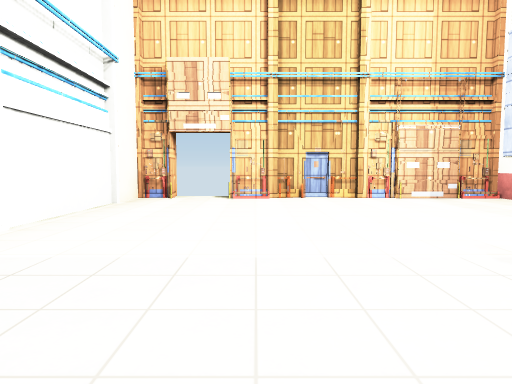
[1] (above)

19 first-person views from a walk through a 3-D level made in the Unity game engine. The camera is 1.3 m above the floor, tilts 4° down and sees 75° across. The floor is counted in squares, 2 m on a side. Each view is taken from the middle of a square. On the plan, view 1 faces up. The plan holds only what a view shows up to about 10 squares ahead; the rest is blank. Door leaves are left out, so doorways stand open. Some surface patterns are stand-ins.

[2]
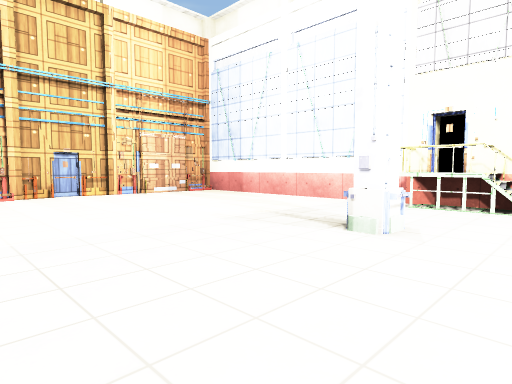

[3]
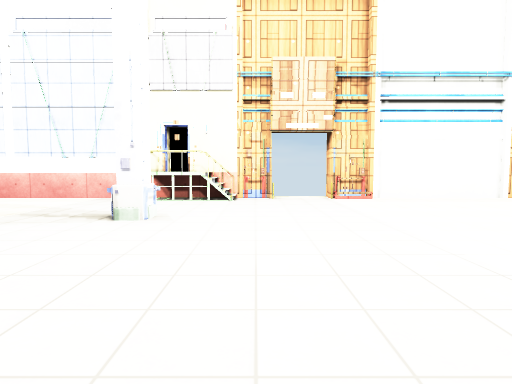

[4]
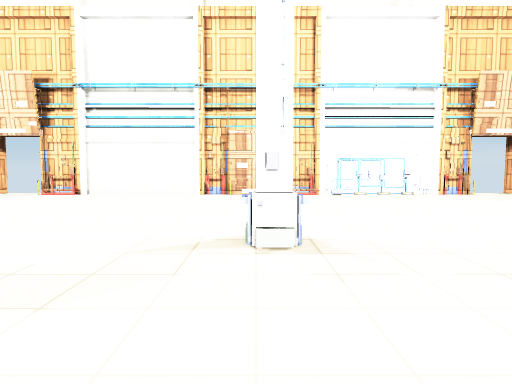

[5]
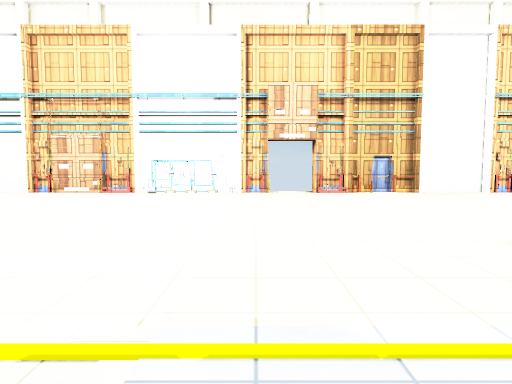

[6]
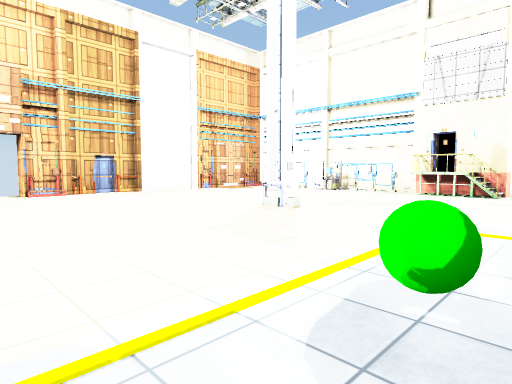

[7]
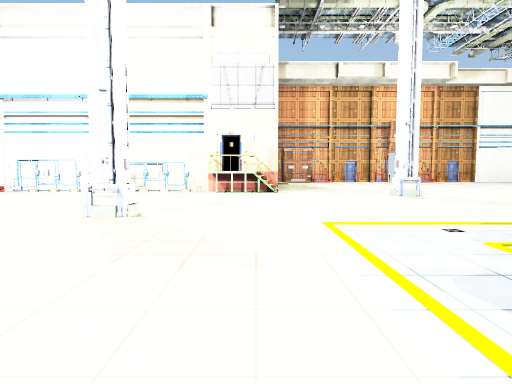

[8]
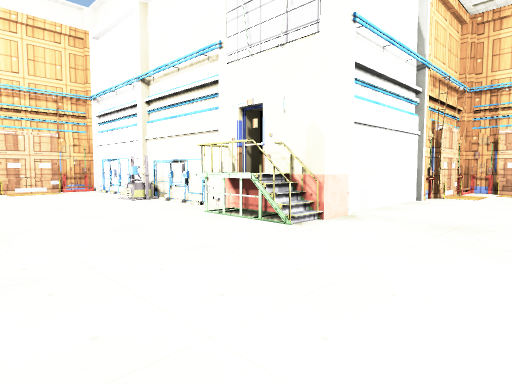

[9]
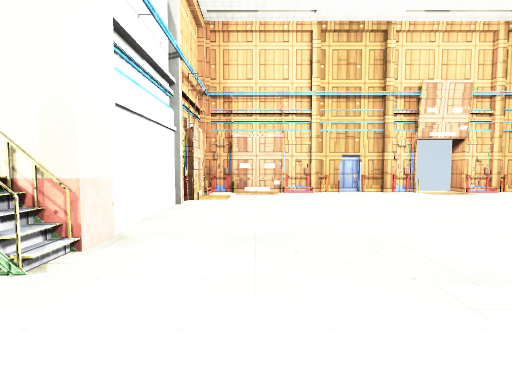

[10]
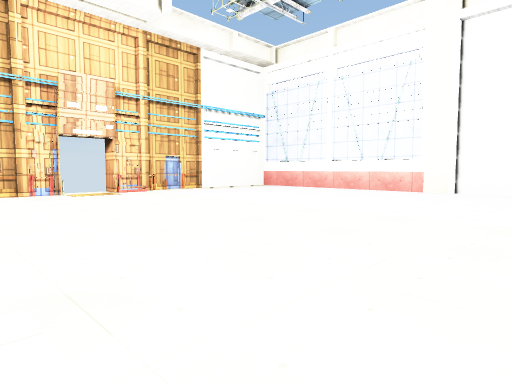

[11]
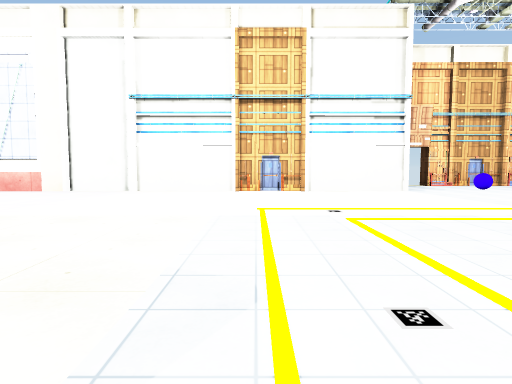

[12]
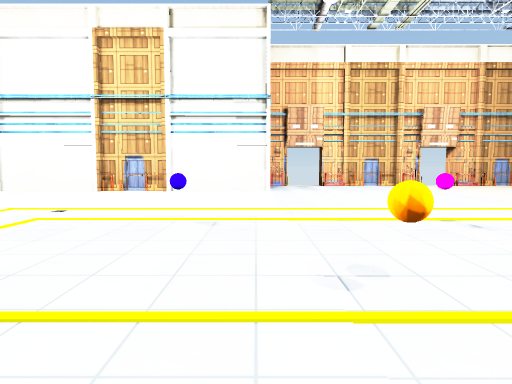

[13]
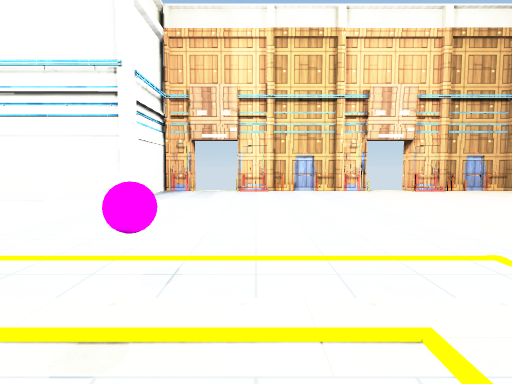

[14]
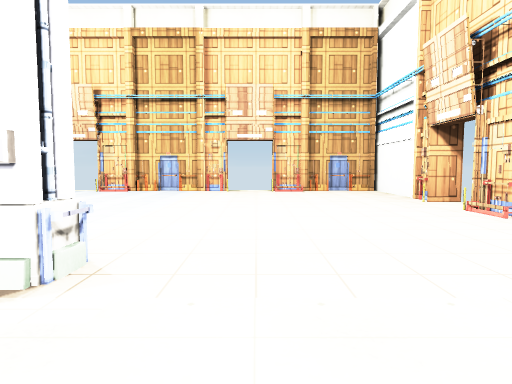

[15]
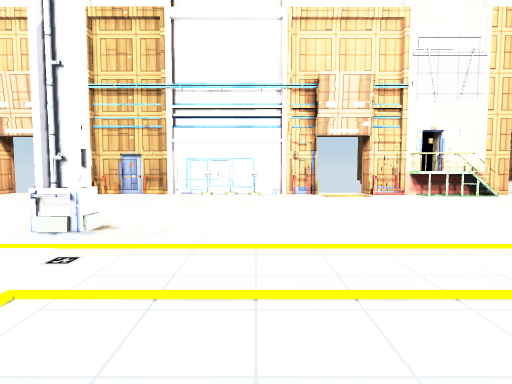

[16]
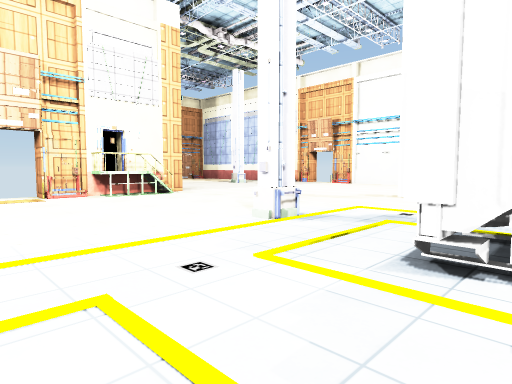

[17]
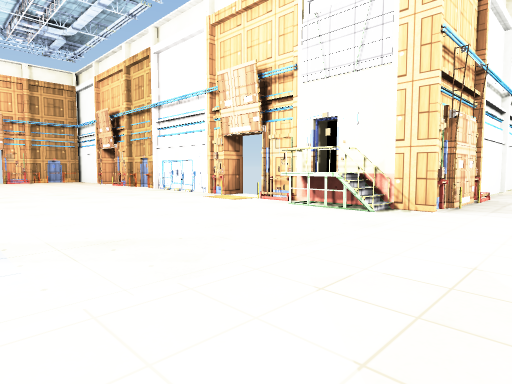

[18]
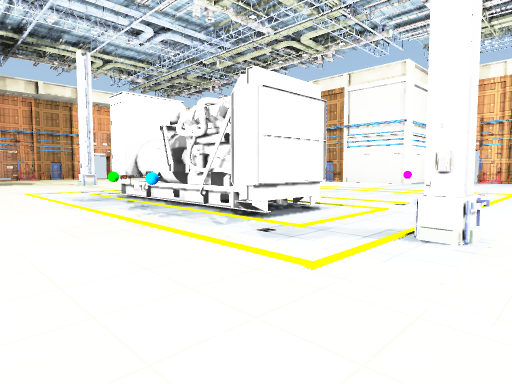

[19]
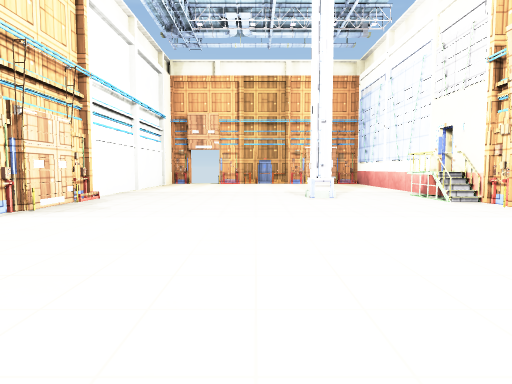

### Floor plan
Points are (right, up) in squares from view 1. A wall is a line through its corners. A room is listed if a view was taken in it or the views show most of it. See-through windows are left out.
Room 1 (views 1, 2, 3, 4, 5, 6, 7, 8, 9, 10, 11, 12, 13, 14, 15, 16, 17, 18, 19)
walls: (-5.1, -11.7) (-4.2, -11.7); (-5.7, -10.8) (-5.7, -10.1); (-5.6, -10.8) (-5.8, -10.1) (-4.2, -10.1) (-4.2, -10.7); (-4.9, -12.7) (-4.3, -12.7); (-4.6, -11.1) (-4.6, -12.5); (-5.4, -10.4) (-5.9, -10.4); (-4.4, -10.8) (-4.4, -15.1); (-4.6, -14.3) (-4.2, -14.3) (-4.2, -15.1); (-6.2, -2.8) (-6.2, -1.9); (-8.4, -2.5) (-11.5, -2.5); (-3.4, -2.5) (-6.2, -2.5); (-4.3, -2.2) (-4.8, -2.2) (-4.8, -2.6); (-1.8, -22) (-1.3, -22); (-15.7, -17.4) (-15.7, -24.6); (-2.2, -22.5) (-2.2, -22); (-1.6, -22.7) (5.5, -22.7) (5.5, -21.6); (5.5, -13.4) (5.5, -8.6); (-13.5, -2.5) (-14.2, -2.5); (-1, -23.1) (-1, -22.4); (5.5, -7.4) (5.5, -2.7); (1.4, -22.4) (2.3, -22.4); (-19, -12.7) (-15.7, -12.7) (-15.7, -15.6); (1.6, -22.6) (1.6, -22.1); (2.3, -22.7) (2.3, -22.2); (-16.5, -2.5) (-19, -2.5); (5.5, -20.3) (5.5, -14.7); (-2.5, -27) (-2.5, -22) (-0.6, -22); (5.5, -1.3) (5.5, 6.9); (5.9, 0.5) (5.9, 1) (5, 1); (-6.5, -29.3) (-4.7, -29.3); (-7.2, -29.3) (-6.6, -29.3); (-3.4, -29.3) (-2.5, -29.3); (-7, -29.5) (-6.4, -29.5); (-11.2, -29.3) (-10.6, -29.3); (-2.7, 7.5) (-2.7, 0.4); (0.5, 7.5) (-0.6, 7.5); (5.5, 7) (5.5, 7.5) (4.4, 7.5)
ways out: open door at (-1, -23); gap at (-14, -2); gap at (-5, -2)
objects: other object (-19, -12); other object (-19, -11); other object (-19, -10); other object (-19, -9); other object (-19, -8); other object (-19, -7); other object (-19, -6); other object (-19, -5); other object (-19, -4); other object (-19, -3); other object (-18, -12); other object (-18, -10); other object (-18, -7); other object (-18, -5); other object (-16, -17); other object (-16, -16); other object (-16, -3); other object (-15, -3); other object (-14, -3); other object (-13, -2); other object (-12, -3); other object (-12, -2); other object (-11, -29); other object (-11, -7); other object (-10, -29); other object (-10, -28); other object (-10, -14); other object (-10, -11); other object (-9, -29); other object (-8, -29); other object (-8, -12); other object (-8, -3); other object (-8, -2); other object (-7, -29); other object (-7, -21); other object (-7, -3); other object (-6, -29); other object (-6, -3); other object (-5, -29); other object (-5, -28); other object (-5, -21); other object (-5, -8); other object (-5, -3); other object (-4, -29); other object (-4, -14); other object (-4, -12); other object (-4, -8); other object (-4, -4); other object (-3, -28); other object (-3, -27); other object (-3, -3); other object (-3, -2); other object (-3, -1); other object (-3, 0); other object (-2, -23); other object (-2, -2); other object (-2, 0); other object (-2, 7); other object (-2, 8); other object (-1, 7); other object (0, -18); other object (0, -8); other object (1, 7); other object (1, 8); other object (2, 1); other object (2, 8); other object (3, 1); other object (3, 7); other object (3, 8); other object (4, -22); other object (4, -20); other object (4, -15); other object (4, -13); other object (4, -9); other object (4, -7); other object (4, -3); other object (4, -1); other object (4, 7); other object (5, -21); other object (5, -19); other object (5, -17); other object (5, -16); other object (5, -12); other object (5, -8); other object (5, -6); other object (5, -2); other object (5, 0); other object (5, 6)

Where each view was taken, in squares from view 1:
view 1: 0 up, 0 right, facing up
view 2: 1 down, 1 left, facing up-right
view 3: 1 down, 2 left, facing right
view 4: 8 down, 3 left, facing right
view 5: 13 down, 4 left, facing right
view 6: 13 down, 4 left, facing down-right
view 7: 13 down, 2 left, facing down
view 8: 19 down, 5 left, facing down-right
view 9: 20 down, 4 left, facing down
view 10: 20 down, 6 left, facing down-left
view 11: 17 down, 6 left, facing left
view 12: 13 down, 6 left, facing left
view 13: 10 down, 9 left, facing left
view 14: 6 down, 9 left, facing left
view 15: 11 down, 9 left, facing up
view 16: 11 down, 8 left, facing up-right
view 17: 8 down, 1 left, facing up-left
view 18: 7 down, 1 left, facing down-left
view 19: 7 down, 1 right, facing up
